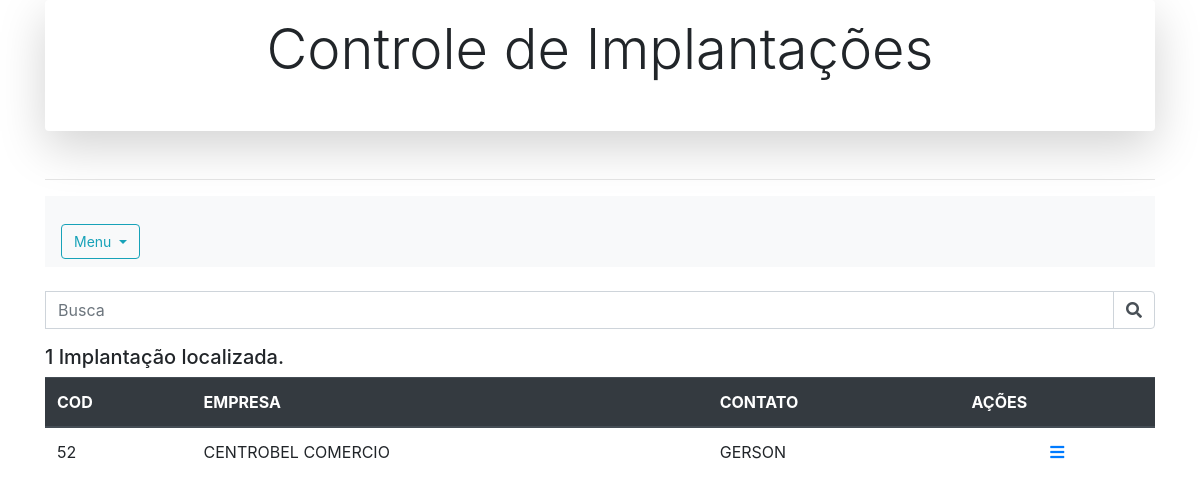
Screenshot of /index.php?procura=CENTROBEL COMERCIO with the database file from the repository.
### tables this page shows
CREATE TABLE `cliente` (
  `id_cliente` int(11) NOT NULL,
  `data_cadastro` timestamp NOT NULL DEFAULT CURRENT_TIMESTAMP,
  `razaosocial` varchar(100) NOT NULL,
  `contato` varchar(50) NOT NULL,
  `obs` varchar(200) DEFAULT NULL,
  `ativo` varchar(5) NOT NULL,
  `data_encerramento` timestamp NULL DEFAULT CURRENT_TIMESTAMP
);

### index.php (the view, shortened to what this page needs)
<?php
include_once "conecta.php";
include "cabecalho.php";
?>
<nav class="navbar navbar-expand-lg navbar-light bg-light">
    <div class="btn-group">
        <button type="button" class="btn btn-outline-info dropdown-toggle" data-toggle="dropdown" aria-haspopup="true" aria-expanded="false">
            Menu
        </button>
</nav>
<br>
<table class="table table-hover" width="100%">
    <thead class="thead-dark">
        <tr>
            <th>COD</th>
            <th>EMPRESA</th>
            <th>CONTATO</th>
            <th>AÇÕES</th>
        </tr>
    </thead>
    <form>
        <div class="form-group input-group">
            <input type="text" class="form-control" name="procura" placeholder="Busca">
            <div class="input-group-append">
                <div class="input-group-text" style="background-color: #FFF"><i class="fas fa-search"></i></div>
            </div>
        </div>
    </form>
    <?php
    $p = $_GET["procura"];
    $stmt = $conn->prepare("SELECT *
                            FROM cliente
                            WHERE ativo = 'T' AND
                                  razaosocial LIKE '%$p%' OR
                                  contato     LIKE '%$p%' OR
                                  id_cliente = '{$p}' ");
    $stmt->execute();
    $count = $stmt->rowCount();
    if ($count == 0) {
        echo ("<h5>Não Localizado implantações para o cliente $p</h5>");
    } else if ($count == 1) {
        echo ("<h5>" . $count . " Implantação localizada.</h5>");
    } else if ($count > 1) {
        echo ("<h5>". $count . " Implantações localizadas</h5>");
    }
    while ($rs = $stmt->fetch(PDO::FETCH_OBJ)) {
    ?>
        <tr>
            <td><?php echo $rs->id_cliente; ?> </td>
            <td><?php echo $rs->razaosocial; ?> </td>
            <td><?php echo $rs->contato; ?></td>
            <td>
                <center>
                    <a href=implantacao.php?id=<?php echo $rs->id_cliente; ?> <i class="fas fa-bars"></i></a>
                </center>
            </td>
        </tr>
    <?php
    }
    ?>
</table>
</div>
<? include "scripts.php"; ?>

### css/styles.css (style rules this page uses)
html { height: 100%; }
body { height: 100%; }
form { padding-top: 10px; font-size: 14px; margin-top: 30px; }
.btn { font-size: 14px; margin-top: 20px; }

### rows the page displays
cliente: id_cliente "52", razaosocial "CENTROBEL COMERCIO", contato "GERSON"

### other values shown
$count "1"
